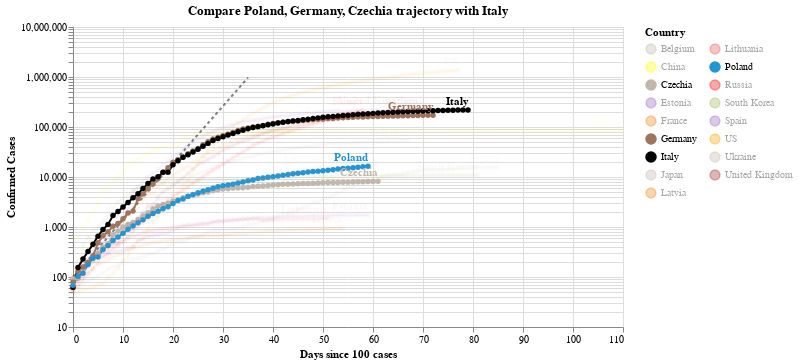

Notebook source saved alongside this figure:
### Code cell
#hide_input
chart2 = make_since_chart(dff2,['Poland', 'Germany', 'Czechia'], baseline_countries)
chart2

### Figure 1 — Vega-Lite specification as saved in the notebook (floating-point values rounded to 4 significant figures; data arrays with more than 128 entries replaced by an {"elided": "..."} marker saying what was removed)
{"config": {"view": {"continuousWidth": 400, "continuousHeight": 300}}, "layer": [{"data": {"name": "data-628230001892d6798b50651be41d1b3e"}, "mark": {"type": "line", "color": "black", "opacity": 0.5, "strokeDash": [3, 3]}, "encoding": {"x": {"type": "quantitative", "field": "Days since 100 cases"}, "y": {"type": "quantitative", "field": "Confirmed Cases"}}}, {"data": {"name": "data-1b4cd4ab76580c197477146706053b0c"}, "mark": {"type": "line", "point": true}, "encoding": {"color": {"type": "nominal", "field": "Country", "legend": {"columns": 2}, "scale": {"domain": ["Belgium", "China", "Czechia", "Estonia", "France", "Germany", "Italy", "Japan", "Latvia", "Lithuania", "Poland", "Russia", "South Korea", "Spain", "US", "Ukraine", "United Kingdom"], "range": ["#C1B7AD", "yellow", "#C1B7AD", "#9467bd", "#F58518", "#9D755D", "black", "#C1B7AD", "#F58518", "#E45756", "#2495D3", "red", "#A1BA59", "#9467bd", "orange", "#C1B7AD", "brown"]}}, "opacity": {"condition": {"value": 1, "selection": "selector010"}, "value": 0.05}, "tooltip": [{"type": "nominal", "field": "Country"}, {"type": "temporal", "field": "Date"}, {"type": "quantitative", "field": "Confirmed Cases"}, {"type": "quantitative", "field": "Days since 100 cases"}], "x": {"type": "quantitative", "field": "Days since 100 cases"}, "y": {"type": "quantitative", "field": "Confirmed Cases", "scale": {"type": "log"}}}, "selection": {"selector010": {"type": "multi", "fields": ["Country"], "bind": "legend", "init": [{"Country": "Poland"}, {"Country": "Germany"}, {"Country": "Czechia"}, {"Country": "Italy"}]}}, "width": 550}, {"data": {"name": "data-1b4cd4ab76580c197477146706053b0c"}, "mark": {"type": "text", "align": "right", "dy": -8, "fontWeight": "bold"}, "encoding": {"color": {"type": "nominal", "field": "Country", "legend": {"columns": 2}, "scale": {"domain": ["Belgium", "China", "Czechia", "Estonia", "France", "Germany", "Italy", "Japan", "Latvia", "Lithuania", "Poland", "Russia", "South Korea", "Spain", "US", "Ukraine", "United Kingdom"], "range": ["#C1B7AD", "yellow", "#C1B7AD", "#9467bd", "#F58518", "#9D755D", "black", "#C1B7AD", "#F58518", "#E45756", "#2495D3", "red", "#A1BA59", "#9467bd", "orange", "#C1B7AD", "brown"]}}, "opacity": {"condition": {"value": 1, "selection": "selector010"}, "value": 0.05}, "text": {"type": "nominal", "field": "Country"}, "tooltip": [{"type": "nominal", "field": "Country"}, {"type": "temporal", "field": "Date"}, {"type": "quantitative", "field": "Confirmed Cases"}, {"type": "quantitative", "field": "Days since 100 cases"}], "x": {"type": "quantitative", "field": "Days since 100 cases"}, "y": {"type": "quantitative", "field": "Confirmed Cases", "scale": {"type": "log"}}}, "transform": [{"filter": "(datum['Date'] >= 1589155200000)"}], "width": 550}], "title": "Compare Poland, Germany, Czechia trajectory with Italy", "$schema": "https://vega.github.io/schema/vega-lite/v4.0.2.json", "datasets": {"data-628230001892d6798b50651be41d1b3e": [{"Days since 100 cases": 0, "Confirmed Cases": 100.0}, {"Days since 100 cases": 1, "Confirmed Cases": 130.0}, {"Days since 100 cases": 2, "Confirmed Cases": 169.0}, {"Days since 100 cases": 3, "Confirmed Cases": 219.7}, {"Days since 100 cases": 4, "Confirmed Cases": 285.6}, {"Days since 100 cases": 5, "Confirmed Cases": 371.3}, {"Days since 100 cases": 6, "Confirmed Cases": 482.7}, {"Days since 100 cases": 7, "Confirmed Cases": 627.5}, {"Days since 100 cases": 8, "Confirmed Cases": 815.7}, {"Days since 100 cases": 9, "Confirmed Cases": 1060.0}, {"Days since 100 cases": 10, "Confirmed Cases": 1379.0}, {"Days since 100 cases": 11, "Confirmed Cases": 1792.0}, {"Days since 100 cases": 12, "Confirmed Cases": 2330.0}, {"Days since 100 cases": 13, "Confirmed Cases": 3029.0}, {"Days since 100 cases": 14, "Confirmed Cases": 3937.0}, {"Days since 100 cases": 15, "Confirmed Cases": 5119.0}, {"Days since 100 cases": 16, "Confirmed Cases": 6654.0}, {"Days since 100 cases": 17, "Confirmed Cases": 8650.0}, {"Days since 100 cases": 18, "Confirmed Cases": 11250.0}, {"Days since 100 cases": 19, "Confirmed Cases": 14620.0}, {"Days since 100 cases": 20, "Confirmed Cases": 19000.0}, {"Days since 100 cases": 21, "Confirmed Cases": 24710.0}, {"Days since 100 cases": 22, "Confirmed Cases": 32120.0}, {"Days since 100 cases": 23, "Confirmed Cases": 41750.0}, {"Days since 100 cases": 24, "Confirmed Cases": 54280.0}, {"Days since 100 cases": 25, "Confirmed Cases": 70560.0}, {"Days since 100 cases": 26, "Confirmed Cases": 91730.0}, {"Days since 100 cases": 27, "Confirmed Cases": 119300.0}, {"Days since 100 cases": 28, "Confirmed Cases": 155000.0}, {"Days since 100 cases": 29, "Confirmed Cases": 201500.0}, {"Days since 100 cases": 30, "Confirmed Cases": 262000.0}, {"Days since 100 cases": 31, "Confirmed Cases": 340600.0}, {"Days since 100 cases": 32, "Confirmed Cases": 442800.0}, {"Days since 100 cases": 33, "Confirmed Cases": 575600.0}, {"Days since 100 cases": 34, "Confirmed Cases": 748300.0}, {"Days since 100 cases": 35, "Confirmed Cases": 972800.0}], "data-1b4cd4ab76580c197477146706053b0c": {"elided": "1193 records"}}}
